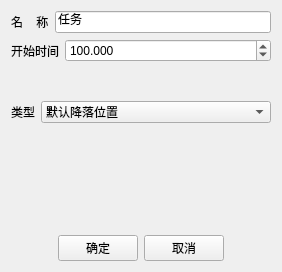
<?xml version="1.0" encoding="UTF-8"?>
<ui version="4.0">
 <class>ByyReturnBaseTaskWidget</class>
 <widget class="QWidget" name="ByyReturnBaseTaskWidget">
  <property name="geometry">
   <rect>
    <x>0</x>
    <y>0</y>
    <width>282</width>
    <height>272</height>
   </rect>
  </property>
  <property name="windowTitle">
   <string>返航</string>
  </property>
  <layout class="QVBoxLayout" name="verticalLayout">
   <item>
    <layout class="QHBoxLayout" name="horizontalLayout_5">
     <item>
      <widget class="QLabel" name="nameLabel">
       <property name="text">
        <string>名    称</string>
       </property>
      </widget>
     </item>
     <item>
      <widget class="QLineEdit" name="nameEdit">
       <property name="text">
        <string>任务</string>
       </property>
      </widget>
     </item>
    </layout>
   </item>
   <item>
    <layout class="QHBoxLayout" name="horizontalLayout_6">
     <item>
      <widget class="QLabel" name="startTimeLabel">
       <property name="text">
        <string>开始时间</string>
       </property>
      </widget>
     </item>
     <item>
      <widget class="QDoubleSpinBox" name="startTimeSpinBox">
       <property name="sizePolicy">
        <sizepolicy hsizetype="Expanding" vsizetype="Fixed">
         <horstretch>0</horstretch>
         <verstretch>0</verstretch>
        </sizepolicy>
       </property>
       <property name="decimals">
        <number>3</number>
       </property>
       <property name="maximum">
        <double>99999.990000000005239</double>
       </property>
       <property name="singleStep">
        <double>0.000000000000000</double>
       </property>
       <property name="value">
        <double>100.000000000000000</double>
       </property>
      </widget>
     </item>
    </layout>
   </item>
   <item>
    <spacer name="verticalSpacer_2">
     <property name="orientation">
      <enum>Qt::Vertical</enum>
     </property>
     <property name="sizeHint" stdset="0">
      <size>
       <width>20</width>
       <height>34</height>
      </size>
     </property>
    </spacer>
   </item>
   <item>
    <layout class="QHBoxLayout" name="horizontalLayout">
     <item>
      <widget class="QLabel" name="label">
       <property name="text">
        <string>类型</string>
       </property>
      </widget>
     </item>
     <item>
      <widget class="QComboBox" name="myAssignBaseTypeComboBox">
       <property name="sizePolicy">
        <sizepolicy hsizetype="Expanding" vsizetype="Fixed">
         <horstretch>0</horstretch>
         <verstretch>0</verstretch>
        </sizepolicy>
       </property>
       <item>
        <property name="text">
         <string>默认降落位置</string>
        </property>
       </item>
       <item>
        <property name="text">
         <string>机场</string>
        </property>
       </item>
       <item>
        <property name="text">
         <string>母舰实体</string>
        </property>
       </item>
      </widget>
     </item>
    </layout>
   </item>
   <item>
    <widget class="QStackedWidget" name="stackedWidget">
     <property name="currentIndex">
      <number>0</number>
     </property>
     <widget class="QWidget" name="page"/>
     <widget class="QWidget" name="page_2">
      <layout class="QVBoxLayout" name="verticalLayout_2">
       <item>
        <layout class="QHBoxLayout" name="horizontalLayout_2">
         <item>
          <widget class="QLabel" name="label_2">
           <property name="text">
            <string>经度</string>
           </property>
          </widget>
         </item>
         <item>
          <widget class="QLineEdit" name="lonEdit"/>
         </item>
        </layout>
       </item>
       <item>
        <layout class="QHBoxLayout" name="horizontalLayout_3">
         <item>
          <widget class="QLabel" name="label_3">
           <property name="text">
            <string>纬度</string>
           </property>
          </widget>
         </item>
         <item>
          <widget class="QLineEdit" name="latEdit"/>
         </item>
        </layout>
       </item>
       <item>
        <layout class="QHBoxLayout" name="horizontalLayout_7">
         <item>
          <widget class="QLabel" name="label_4">
           <property name="text">
            <string>高度</string>
           </property>
          </widget>
         </item>
         <item>
          <widget class="QLineEdit" name="altEdit"/>
         </item>
        </layout>
       </item>
      </layout>
     </widget>
     <widget class="QWidget" name="page_3">
      <layout class="QVBoxLayout" name="verticalLayout_3">
       <item>
        <layout class="QHBoxLayout" name="horizontalLayout_8">
         <item>
          <widget class="QLabel" name="label_5">
           <property name="text">
            <string>母舰名称</string>
           </property>
          </widget>
         </item>
         <item>
          <widget class="QComboBox" name="selectBaseEntComboBox"/>
         </item>
        </layout>
       </item>
      </layout>
     </widget>
    </widget>
   </item>
   <item>
    <layout class="QHBoxLayout" name="horizontalLayout_4">
     <item>
      <spacer name="horizontalSpacer">
       <property name="orientation">
        <enum>Qt::Horizontal</enum>
       </property>
       <property name="sizeHint" stdset="0">
        <size>
         <width>40</width>
         <height>20</height>
        </size>
       </property>
      </spacer>
     </item>
     <item>
      <widget class="QPushButton" name="pushButton">
       <property name="text">
        <string>确定</string>
       </property>
      </widget>
     </item>
     <item>
      <widget class="QPushButton" name="pushButton_2">
       <property name="text">
        <string>取消</string>
       </property>
      </widget>
     </item>
     <item>
      <spacer name="horizontalSpacer_2">
       <property name="orientation">
        <enum>Qt::Horizontal</enum>
       </property>
       <property name="sizeHint" stdset="0">
        <size>
         <width>40</width>
         <height>20</height>
        </size>
       </property>
      </spacer>
     </item>
    </layout>
   </item>
  </layout>
 </widget>
 <layoutdefault spacing="6" margin="11"/>
 <resources/>
 <connections>
  <connection>
   <sender>myAssignBaseTypeComboBox</sender>
   <signal>currentIndexChanged(int)</signal>
   <receiver>stackedWidget</receiver>
   <slot>setCurrentIndex(int)</slot>
   <hints>
    <hint type="sourcelabel">
     <x>93</x>
     <y>120</y>
    </hint>
    <hint type="destinationlabel">
     <x>116</x>
     <y>166</y>
    </hint>
   </hints>
  </connection>
 </connections>
</ui>
